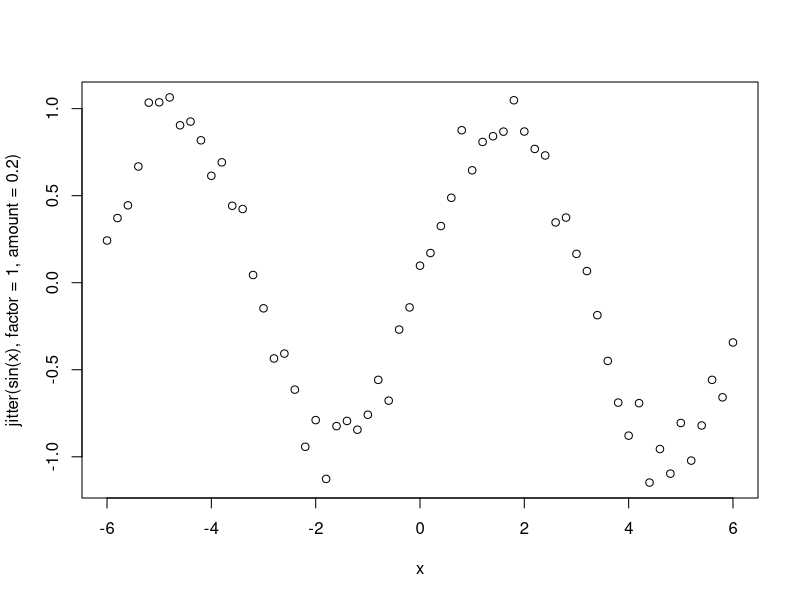

The R script that drew this image:
## ---- chunk 1
sample(c("yes","no","maybe"), replace = TRUE, 10, prob=c(0.8,0.1,0.1))
## ---- chunk 2
seq(along.with = 15:11) == seq_along(1:5) # 1 2 3 4 5
seq(4,11, length=20) # can specify length of seq
## ---- chunk 3
seq(as.Date("2000/1/1"), by = "month", length.out=12)
## ---- chunk 4
rep(c(1,2), times = 10) # 1 2 1 2 ...
rep(c(1,2), each = 10) # 111..222...
## ---- chunk 5
y <- rnorm(1000); z <- rep(NA,1000)
messy_data <- sample(c(y,z), 100)
my_na <- is.na(messy_data) # gives us a logical vector of where the NAs are
## ---- chunk 6
x <- seq(-6, 6, by=0.2)
plot(x, jitter(sin(x), factor = 1, amount = 0.2))
## ---- chunk 7
x <- list(numbers = 5:8, appletree = "a", age = 30)
class(x[1])
class(x[[1]])
x$appletree
x$numbers
## ---- chunk 8
x <- 1:10
x[x > 6]
## ---- chunk 9
x <- 1:5
u <- x > 3 # F F F T T
x[u]
## ---- chunk 10
x <- list(a = "ok", b = 3.2, c = 11:14)
identical(x[[1]], x$a)
identical(x[[1]], x["a"])  # x["a"] == x$a
## ---- chunk 11
x <- list(a = "ok", b = 3.2, c = 11:14)
x[[c(3,2)]] # 2nd elem of the 3rd elem
## ---- chunk 12
x <- list(berries = 1:4, pennies = "a")
name <- "berries"
x[[name]]
x$name
